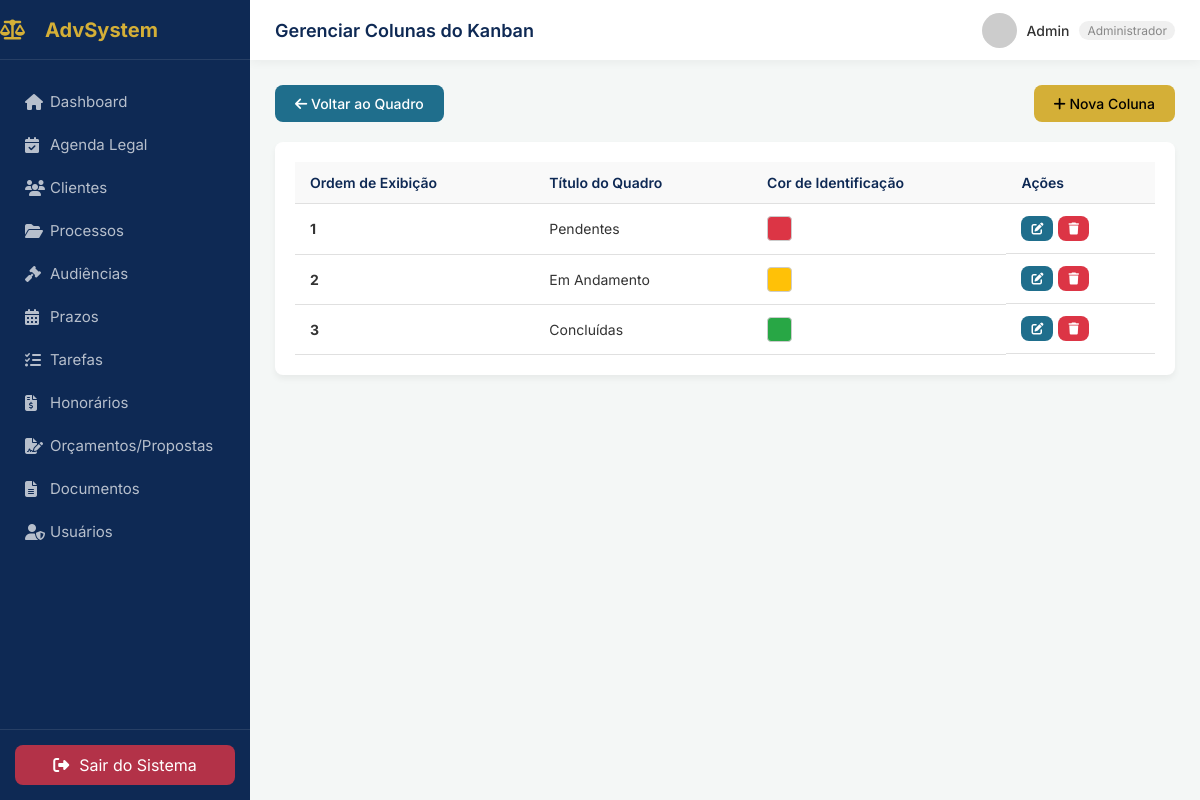
/pages/tarefas/quadros.php (signed in), run on the app's committed database.
### tables this page shows
CREATE TABLE `kanban_colunas` (
  `id` int(11) NOT NULL AUTO_INCREMENT,
  `titulo` varchar(100) NOT NULL,
  `cor` varchar(20) DEFAULT '#1F6E8C',
  `ordem` int(11) DEFAULT 0,
  PRIMARY KEY (`id`)
);

### pages/tarefas/quadros.php (the view, shortened to what this page needs)
<?php
require_once __DIR__ . '/../../includes/header.php';
require_once __DIR__ . '/../../config/conexao.php';
try {
    $stmt = $pdo->query("SELECT * FROM kanban_colunas ORDER BY ordem ASC");
    $quadros = $stmt->fetchAll();
} catch(PDOException $e) { echo "Erro: " . $e->getMessage(); }
?>
<div class="page-header">
    <a href="index.php" class="btn btn-blue"><i class="fas fa-arrow-left"></i> Voltar ao Quadro</a>
    <a href="quadro_form.php" class="btn btn-primary"><i class="fas fa-plus"></i> Nova Coluna</a>
</div>
<div class="panel">
    <div class="panel-body table-responsive">
        <table class="table">
            <thead>
                <tr>
                    <th>Ordem de Exibição</th>
                    <th>Título do Quadro</th>
                    <th>Cor de Identificação</th>
                    <th>Ações</th>
                </tr>
            </thead>
            <tbody>
                <?php if (count($quadros) > 0): ?>
                    <?php foreach($quadros as $q): ?>
                    <tr>
                        <td><strong><?php echo htmlspecialchars($q['ordem']); ?></strong></td>
                        <td><?php echo htmlspecialchars($q['titulo']); ?></td>
                        <td><div style="width: 25px; height: 25px; background-color: <?php echo htmlspecialchars($q['cor']); ?>; border-radius: 4px; border: 1px solid #ccc;"></div></td>
                        <td class="btn-actions">
                            <a href="quadro_form.php?id=<?php echo $q['id']; ?>" class="btn btn-sm btn-blue"><i class="fas fa-edit"></i></a>
                            <a href="quadro_delete.php?id=<?php echo $q['id']; ?>" class="btn btn-sm btn-red" onclick="return confirm('ATENÇÃO: Excluir esta coluna apagará todas as tarefas vinculadas a ela! Tem certeza disso?');"><i class="fas fa-trash"></i></a>
                        </td>
                    </tr>
                    <?php endforeach; ?>
                <?php else: ?>
                    <tr><td colspan="4" class="text-center">Nenhum quadro encontrado.</td></tr>
                <?php endif; ?>
            </tbody>
        </table>
    </div>
</div>
<?php require_once __DIR__ . '/../../includes/footer.php'; ?>

### assets/css/style.css (style rules this page uses)
:root { --primary-color: #0E2954; --primary-light: #1F6E8C; --secondary-color: #2E8A99; --gold-color: #D4AF37; --gold-light: #e6c55a; --bg-color: #F4F7F6; --card-bg: #FFFFFF; --text-color: #333333; --text-muted: #888888; --border-color: #E0E0E0; --success: #28a745; --danger: #dc3545; --warning: #ffc107; --info: #17a2b8; --sidebar-width: 250px; --header-height: 60px; --radius: 8px; --shadow: 0 4px 6px rgba(0,0,0,0.05); }
* { margin: 0; padding: 0; box-sizing: border-box; font-family: 'Inter', sans-serif; }
body { background-color: var(--bg-color); color: var(--text-color); overflow-x: hidden; }
a { text-decoration: none; color: var(--primary-light); }
.btn { display: inline-block; padding: 10px 20px; border-radius: var(--radius); font-size: 14px; font-weight: 500; cursor: pointer; text-align: center; border: none; transition: 0.3s; }
.btn-primary { background-color: var(--gold-color); color: #000; }
.btn-actions { display: flex; gap: 5px; flex-wrap: wrap; }
.btn-sm { padding: 5px 10px; font-size: 12px; }
.btn-blue { background-color: var(--primary-light); color: white; }
.btn-red { background-color: var(--danger); color: white; }
.panel { background-color: #fff; border-radius: var(--radius); box-shadow: var(--shadow); overflow: hidden; }
.panel-body { padding: 20px; }
.table-responsive { overflow-x: auto; }
.table { width: 100%; border-collapse: collapse; }
.table th, .table td { padding: 12px 15px; text-align: left; border-bottom: 1px solid var(--border-color); }
.table th { font-weight: 600; font-size: 14px; color: var(--primary-color); background-color: #f9f9f9; }
.table td { font-size: 14px; }
.page-header { display: flex; justify-content: space-between; align-items: center; margin-bottom: 20px; }

### data on the page
kanban_colunas: ordem "1", titulo "Pendentes"
kanban_colunas: ordem "2", titulo "Em Andamento"
kanban_colunas: ordem "3", titulo "Concluídas"

### other printed values
$page_title "Gerenciar Colunas do Kanban"
$_SESSION['usuario_nome'] "Admin"
$_SESSION['usuario_perfil'] "Administrador"
